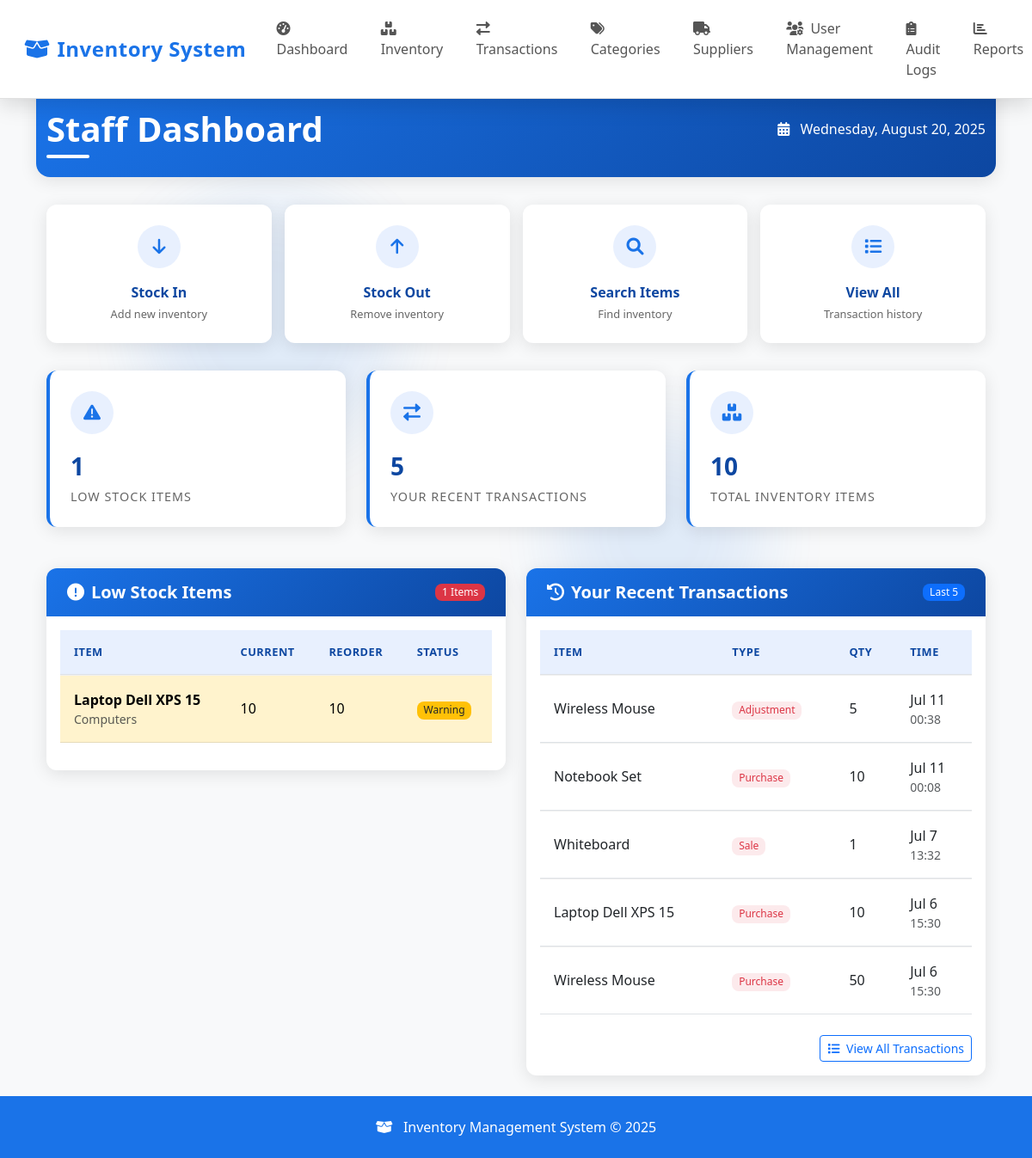
The app's page /staff/dashboard.php (signed in) with its own data.
### tables this page shows
CREATE TABLE `inventory_items` (
  `id` int(11) NOT NULL,
  `name` varchar(255) NOT NULL,
  `description` text DEFAULT NULL,
  `category_id` int(11) NOT NULL,
  `supplier_id` int(11) DEFAULT NULL,
  `quantity` int(11) NOT NULL DEFAULT 0,
  `price` decimal(10,2) NOT NULL,
  `reorder_level` int(11) DEFAULT 10,
  `location` varchar(100) DEFAULT NULL,
  `barcode` varchar(50) DEFAULT NULL,
  `created_at` timestamp NOT NULL DEFAULT current_timestamp(),
  `updated_at` timestamp NOT NULL DEFAULT current_timestamp() ON UPDATE current_timestamp()
);

CREATE TABLE `categories` (
  `id` int(11) NOT NULL,
  `name` varchar(100) NOT NULL,
  `description` text DEFAULT NULL,
  `created_at` timestamp NOT NULL DEFAULT current_timestamp(),
  `updated_at` timestamp NOT NULL DEFAULT current_timestamp() ON UPDATE current_timestamp()
);

CREATE TABLE `inventory_transactions` (
  `id` int(11) NOT NULL,
  `item_id` int(11) NOT NULL,
  `user_id` int(11) NOT NULL,
  `transaction_type` enum('purchase','sale','adjustment','transfer') NOT NULL,
  `quantity` int(11) NOT NULL,
  `notes` text DEFAULT NULL,
  `reference_number` varchar(50) DEFAULT NULL,
  `created_at` timestamp NOT NULL DEFAULT current_timestamp()
);

### includes/inventory_functions.php (called while the page is built, shortened)
<?php
function getLowStockItems($threshold = null) {
    $conn = getDBConnection();
    if ($threshold === null) {
        $sql = "SELECT i.*, c.name as category_name
                FROM inventory_items i
                LEFT JOIN categories c ON i.category_id = c.id
                WHERE i.quantity <= i.reorder_level
                ORDER BY i.quantity ASC";
        $stmt = $conn->prepare($sql);
    }
    $stmt->execute();
    $result = $stmt->get_result();
    $items = [];
    while ($row = $result->fetch_assoc()) {
        $items[] = $row;
    }
    return $items;
}
?>

### staff/dashboard.php (the view, shortened to what this page needs)
<?php
require_once __DIR__ . '/../includes/inventory_functions.php';
$conn = getDBConnection();
$stats = [
    'low_stock' => $conn->query("SELECT COUNT(*) as count FROM inventory_items WHERE quantity <= reorder_level")->fetch_assoc()['count'],
    'recent_transactions' => $conn->query("SELECT t.*, i.name as item_name
                                         FROM inventory_transactions t
                                         JOIN inventory_items i ON t.item_id = i.id
                                         WHERE t.user_id = {$_SESSION['user_id']}
                                         ORDER BY t.created_at DESC LIMIT 5")->fetch_all(MYSQLI_ASSOC),
    'total_items' => $conn->query("SELECT COUNT(*) as count FROM inventory_items")->fetch_assoc()['count']
];
$lowStockItems = getLowStockItems();
?>
<?php include __DIR__ . '/../includes/header.php'; ?>
<div class="floating-shapes">
    <div class="shape"></div>
</div>
<div class="dashboard-header">
    <div class="container">
        <div class="d-flex justify-content-between align-items-center">
            <h1 class="dashboard-title">Staff Dashboard</h1>
            <div class="text-white">
                <i class="fas fa-calendar-alt me-2"></i>
                <?php echo date('l, F j, Y'); ?>
            </div>
        </div>
    </div>
</div>
<div class="container mt-4">
    <div class="quick-actions">
        <a href="transactions.php?type=in" class="quick-action">
            <div class="quick-action-icon">
                <i class="fas fa-arrow-down"></i>
            </div>
            <div class="quick-action-title">Stock In</div>
            <div class="quick-action-desc">Add new inventory</div>
        </a>
        <a href="transactions.php?type=out" class="quick-action">
            <div class="quick-action-icon">
                <i class="fas fa-arrow-up"></i>
            </div>
            <div class="quick-action-title">Stock Out</div>
            <div class="quick-action-desc">Remove inventory</div>
        </a>
        <a href="items.php" class="quick-action">
            <div class="quick-action-icon">
                <i class="fas fa-search"></i>
            </div>
            <div class="quick-action-title">Search Items</div>
            <div class="quick-action-desc">Find inventory</div>
        </a>
        <a href="transactions.php" class="quick-action">
            <div class="quick-action-icon">
                <i class="fas fa-list"></i>
            </div>
            <div class="quick-action-title">View All</div>
            <div class="quick-action-desc">Transaction history</div>
        </a>
    </div>
    <div class="row mb-4">
        <div class="col-md-4">
            <div class="widget">
                <div class="widget-icon">
                    <i class="fas fa-exclamation-triangle"></i>
                </div>
                <div class="widget-value"><?php echo $stats['low_stock']; ?></div>
                <div class="widget-title">Low Stock Items</div>
            </div>
        </div>
        <div class="col-md-4">
            <div class="widget">
                <div class="widget-icon">
                    <i class="fas fa-exchange-alt"></i>
                </div>
                <div class="widget-value"><?php echo count($stats['recent_transactions']); ?></div>
                <div class="widget-title">Your Recent Transactions</div>
            </div>
        </div>
        <div class="col-md-4">
            <div class="widget">
                <div class="widget-icon">
                    <i class="fas fa-boxes"></i>
                </div>
                <div class="widget-value"><?php echo $stats['total_items']; ?></div>
                <div class="widget-title">Total Inventory Items</div>
            </div>
        </div>
    </div>
    <div class="row">
        <div class="col-md-6">
            <div class="card">
                <div class="card-header">
                    <div class="d-flex justify-content-between align-items-center">
                        <h5><i class="fas fa-exclamation-circle me-2"></i>Low Stock Items</h5>
                        <span class="badge bg-danger"><?php echo count($lowStockItems); ?> Items</span>
                    </div>
                </div>
                <div class="card-body">
                    <?php if (!empty($lowStockItems)): ?>
                        <div class="table-responsive">
                            <table class="table table-hover">
                                <thead>
                                    <tr>
                                        <th>Item</th>
                                        <th>Current</th>
                                        <th>Reorder</th>
                                        <th>Status</th>
                                    </tr>
                                </thead>
                                <tbody>
                                    <?php foreach ($lowStockItems as $item): ?>
                                        <tr class="<?php echo $item['quantity'] <= ($item['reorder_level'] / 2) ? 'table-danger' : 'table-warning'; ?>">
                                            <td>
                                                <strong><?php echo htmlspecialchars($item['name']); ?></strong>
                                                <div class="text-muted small"><?php echo htmlspecialchars($item['category_name'] ?? 'N/A'); ?></div>
                                            </td>
                                            <td><?php echo $item['quantity']; ?></td>
                                            <td><?php echo $item['reorder_level']; ?></td>
                                            <td>
                                                <?php if ($item['quantity'] <= ($item['reorder_level'] / 2)): ?>
                                                    <span class="badge bg-danger">Critical</span>
                                                <?php else: ?>
                                                    <span class="badge bg-warning text-dark">Warning</span>
                                                <?php endif; ?>
                                            </td>
                                        </tr>
                                    <?php endforeach; ?>
                                </tbody>
                            </table>
                        </div>
                    <?php else: ?>
                        <div class="alert alert-success">
                            <i class="fas fa-check-circle me-2"></i> No low stock items
                        </div>
                    <?php endif; ?>
                </div>
            </div>
        </div>
        <div class="col-md-6">
            <div class="card">
                <div class="card-header">
                    <div class="d-flex justify-content-between align-items-center">
                        <h5><i class="fas fa-history me-2"></i>Your Recent Transactions</h5>
                        <span class="badge bg-primary">Last 5</span>
                    </div>
                </div>
                <div class="card-body">
                    <?php if (!empty($stats['recent_transactions'])): ?>
                        <div class="table-responsive">
                            <table class="table table-hover">
                                <thead>
                                    <tr>
                                        <th>Item</th>
                                        <th>Type</th>
                                        <th>Qty</th>
                                        <th>Time</th>
                                    </tr>
                                </thead>
                                <tbody>
                                    <?php foreach ($stats['recent_transactions'] as $txn): ?>
                                        <tr>
                                            <td><?php echo htmlspecialchars($txn['item_name']); ?></td>
                                            <td>
                                                <span class="badge <?php echo $txn['transaction_type'] === 'in' ? 'badge-in' : 'badge-out'; ?>">
                                                    <?php echo ucfirst($txn['transaction_type']); ?>
                                                </span>
                                            </td>
                                            <td><?php echo $txn['quantity']; ?></td>
                                            <td>
                                                <div><?php echo date('M j', strtotime($txn['created_at'])); ?></div>
                                                <div class="text-muted small"><?php echo date('H:i', strtotime($txn['created_at'])); ?></div>
                                            </td>
                                        </tr>
                                    <?php endforeach; ?>
                                </tbody>
                            </table>
                        </div>
                        <div class="text-end mt-2">
                            <a href="transactions.php" class="btn btn-sm btn-outline-primary">
                                <i class="fas fa-list me-1"></i> View All Transactions
                            </a>
                        </div>
                    <?php else: ?>
                        <div class="alert alert-info">
                            <i class="fas fa-info-circle me-2"></i> No recent transactions
                        </div>
                    <?php endif; ?>
                </div>
            </div>
        </div>
    </div>
</div>
<?php include __DIR__ . '/../includes/footer.php'; ?>

### includes/header.php (style rules this page uses)
:root { --primary-blue: #1a73e8; --dark-blue: #0d47a1; --light-blue: #e8f0fe; --hover-blue: #4285f4; --white: #ffffff; }
body { font-family: 'Segoe UI', Tahoma, Geneva, Verdana, sans-serif; background-color: var(--white); overflow-x: hidden; padding-top: 70px; }
.container { animation: fadeInUp 0.6s ease; }

### staff/dashboard.php (style rules this page uses)
:root { --primary-blue: #1a73e8; --dark-blue: #0d47a1; --light-blue: #e8f0fe; --hover-blue: #4285f4; --white: #ffffff; --shadow: 0 4px 20px rgba(0, 0, 0, 0.1); --glow: 0 0 15px rgba(26, 115, 232, 0.3); }
body { background-color: #f8f9fa; font-family: 'Poppins', 'Segoe UI', Tahoma, Geneva, Verdana, sans-serif; }
.dashboard-header { background: linear-gradient(135deg, var(--primary-blue), var(--dark-blue)); color: white; padding: 2rem 0; margin-bottom: 2rem; border-radius: 0 0 16px 16px; box-shadow: var(--shadow); }
.dashboard-title { font-weight: 600; margin-bottom: 0; position: relative; display: inline-block; }
.dashboard-title::after { content: ''; position: absolute; bottom: -10px; left: 0; width: 50px; height: 4px; background: white; border-radius: 2px; }
.widget { background: white; border-radius: 12px; padding: 1.5rem; margin-bottom: 1.5rem; box-shadow: var(--shadow); transition: all 0.3s ease; border-left: 4px solid var(--primary-blue); position: relative; overflow: hidden; }
.widget-icon { width: 50px; height: 50px; background: var(--light-blue); border-radius: 50%; display: flex; align-items: center; justify-content: center; color: var(--primary-blue); font-size: 1.25rem; margin-bottom: 1rem; }
.widget-value { font-size: 1.75rem; font-weight: 700; color: var(--dark-blue); margin-bottom: 0.25rem; }
.widget-title { color: #666; font-size: 0.9rem; text-transform: uppercase; letter-spacing: 1px; }
.card { border: none; border-radius: 12px; box-shadow: var(--shadow); margin-bottom: 1.5rem; transition: all 0.3s ease; }
.card-header { background: linear-gradient(135deg, var(--primary-blue), var(--dark-blue)); color: white; border-radius: 12px 12px 0 0 !important; padding: 1rem 1.5rem; border-bottom: none; }
.card-header h5 { font-weight: 600; margin: 0; }
.table { border-collapse: separate; border-spacing: 0; }
.table thead th { background-color: var(--light-blue); color: var(--dark-blue); border-top: none; font-weight: 600; text-transform: uppercase; font-size: 0.8rem; letter-spacing: 0.5px; }
.table th, .table td { padding: 1rem; vertical-align: middle; border-top: 1px solid #f0f0f0; }
.table-warning { background-color: rgba(255, 193, 7, 0.1) !important; }
.badge { padding: 0.35em 0.65em; font-weight: 500; border-radius: 8px; }
.badge-out { background-color: rgba(220, 53, 69, 0.1); color: #dc3545; }
.floating-shapes { position: fixed; width: 100%; height: 100%; overflow: hidden; z-index: -1; pointer-events: none; }
.shape { position: absolute; opacity: 0.1; border-radius: 50%; background: var(--primary-blue); filter: blur(40px); animation: float 15s infinite linear; }
.shape:nth-child(3) { width: 250px; height: 250px; top: 30%; left: 50%; animation-delay: 6s; }
.quick-actions { display: flex; gap: 15px; margin-bottom: 2rem; flex-wrap: wrap; }
.quick-action { flex: 1; min-width: 120px; background: white; border-radius: 12px; padding: 1.5rem; text-align: center; box-shadow: var(--shadow); transition: all 0.3s ease; color: var(--dark-blue); text-decoration: none; }
.quick-action-icon { width: 50px; height: 50px; background: var(--light-blue); border-radius: 50%; display: flex; align-items: center; justify-content: center; color: var(--primary-blue); font-size: 1.25rem; margin: 0 auto 1rem; }
.quick-action-title { font-weight: 600; margin-bottom: 0.25rem; }
.quick-action-desc { font-size: 0.8rem; color: #666; }

### records on screen
inventory_items: name "Laptop Dell XPS 15", category.name "Computers", quantity "10", reorder_level "10", shows "Warning"
inventory_transactions: item.name "Wireless Mouse", transaction_type "Adjustment", quantity "5", created_at "Jul 11", created_at "00:38"
inventory_transactions: item.name "Notebook Set", transaction_type "Purchase", quantity "10", created_at "Jul 11", created_at "00:08"
inventory_transactions: item.name "Whiteboard", transaction_type "Sale", quantity "1", created_at "Jul 7", created_at "13:32"
inventory_transactions: item.name "Laptop Dell XPS 15", transaction_type "Purchase", quantity "10", created_at "Jul 6", created_at "15:30"
inventory_transactions: item.name "Wireless Mouse", transaction_type "Purchase", quantity "50", created_at "Jul 6", created_at "15:30"

### other values on screen
$stats['low_stock'] "1"
count($stats['recent_transactions']) "5"
$stats['total_items'] "10"
count($lowStockItems) "1"
